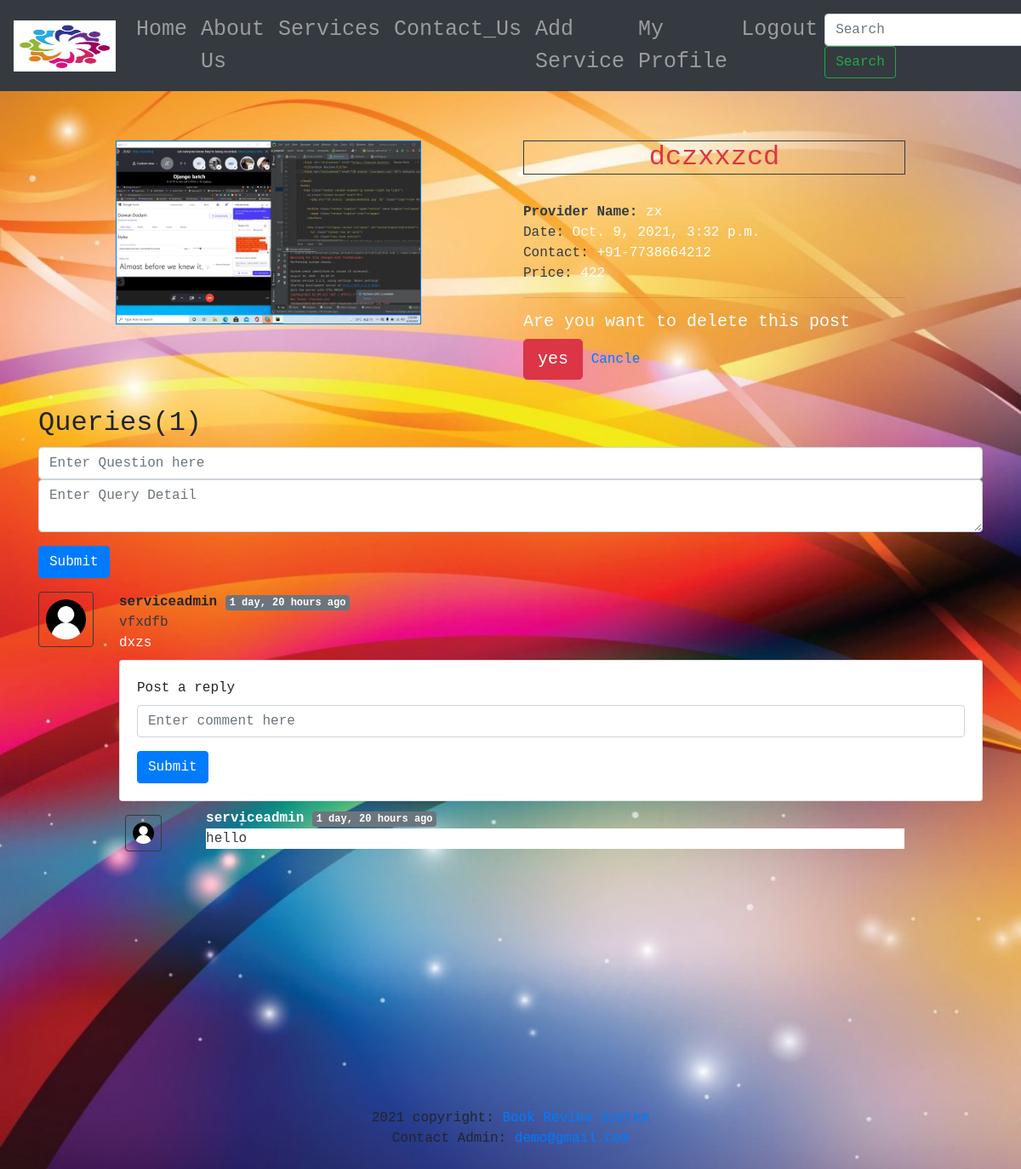
The app's page /xaz (signed in) with its own data.
### app/models.py (models this page shows, shortened)
class Post(models.Model):
    sno = models.AutoField(primary_key=True)
    name = models.CharField(max_length=255)
    provider = models.CharField(max_length=100)
    provider_contact=models.CharField(validators=[phone_regex],max_length=14,blank=True,default='+91-')
    slug = models.CharField(max_length=130)
    timeStamp = models.DateTimeField(blank=True,default=now)
    price = models.IntegerField(help_text="Price")
    cover = models.ImageField(null=True, blank=True, upload_to="cover_image/")

class PostQuery(models.Model):
    sno= models.AutoField(primary_key=True)
    query_type=models.CharField(max_length=50)
    query_detail=models.TextField(max_length=400)
    user=models.ForeignKey(User, on_delete=models.CASCADE)
    post=models.ForeignKey(Post, on_delete=models.CASCADE)
    parent=models.ForeignKey('self',on_delete=models.CASCADE, null=True )
    timestamp= models.DateTimeField(default=now)

### app/views.py (the view)
# urls.py: path('<str:slug>', views.servicePost, name="servicePost"),
@login_required()
def servicePost(request,slug):
    post=Post.objects.filter(slug=slug).first()
    comments=PostQuery.objects.filter(post=post,parent=None)
    replies=PostQuery.objects.filter(post=post).exclude(parent=None)
    if request.method=="POST":
        post.delete()
    replyDict={}
    for reply in replies:
        if reply.parent.sno not in replyDict.keys():
            replyDict[reply.parent.sno]=[reply]
        else:
            replyDict[reply.parent.sno].append(reply)
    context={"post":post,"comments":comments, 'user':request.user,'replyDict':replyDict}
    return render(request, "servicePost.html", context)

### app/templatetags/extras.py (called while the page is built)
@register.filter(name='get_val')
def get_val(dict, key):
    return dict.get(key)

### app/templates/servicePost.html (shortened to what this page needs)
{% extends 'base1.html' %}
{% load humanize %}
{% load extras %}
{% block content %}
<div class="container my-3 p-3 text-white" style="width:80%" xmlns="http://www.w3.org/1999/html">
    <div class="row align-items-start">
        <div class="col">
            {% if post.cover %}
                <img class="border border-primary" style="width: 80%; height: 18vw; object-fit: cover; "src="{{ post.cover.url }}" >
                <br>
            {% else %}
                <img class="border border-primary" style="width: 80%; height: 18vw; object-fit: cover; " src="static/images/user12.jpg" alt="user">
            {% endif %}
        </div>
        <div class="col " >
            <h2 class="blog-post-title text-danger border border-dark text-center" > {{post.name}}</h2><br>
            <strong><span class="text-dark">Provider Name: </span></strong><span>{{post.provider}}</a></span>
            <br>
            <span class="text-dark">Date: </span><span class="blog-post-meta ">{{post.timeStamp}}</span>
            <br>
            <span class="text-dark">Contact: </span><span>{{post.provider_contact}}</span>
            <br>
            <span class="text-dark">Price: </span><span>{{post.price}}</span>
            <hr>
            {% if user.is_superuser %}
            <form method="post">
                <h5>Are you want to delete this post</h5>
                <input type="submit" class="btn btn-lg btn-danger" value="yes">
                <a href="{% url 'serviceHome' %}">Cancle</a>
            </form>
            {% endif %}
        </div>
    </div>
</div>
<div class="container">
    <h2>Queries({{comments.count}})</h2>
    <form action="postComment" method="post">
        <div class="form-group">
            <input type="text" class="form-control" name="comment" placeholder="Enter Question here">
            <textarea type="" class="form-control" name="querydetail" placeholder="Enter Query Detail"></textarea>
        </div>
        <button type="submit" class="btn btn-primary">Submit</button>
    </form>
    {% for comment in comments %}
    <div class="row my-3 ">
        <div class="col-md-1 ">
            <img class="rounded mx-auto d-block w-100 p-2 border border-dark" src="/static/images/user.png" alt="user" ></div>
        <div class="col-md-11 ">
        <strong> {{comment.user.username}} </strong> <span class="badge badge-secondary" > {{comment.timestamp| naturaltime}}</span>
        <div class="text-dark">  {{comment.query_type}} </div>
        <div class="text-white">  {{comment.query_detail}} </div>
            <div class="reply mx-0">
                {% if user.is_superuser %}
                    <div id="replyBox{{comment.sno}}">
                        <div class="card card-body my-2">
                            <form action="postComment" method="post">
                                <div class="form-group">
                                    <label for="comment">Post a reply </label>
                                    <input type="text" class="form-control" name="comment" placeholder="Enter comment here">
                                </div>
                                <button type="submit" class="btn btn-primary">Submit</button>
                            </form>
                        </div>
                    </div>
                {% endif %}
                    <div class="replies my-2 text-white">
                        {% for reply in replyDict|get_val:comment.sno %}
                        <div class="row my-2">
                            <div class="col-md-1 ">
                                <img class="rounded mx-auto d-block w-75 my-2 border border-dark p-2" src="/static/images/user.png" alt="user">
                            </div>
                            <div class="col-md-11">
                                <div class="col-md-11 ">
                                    <strong> {{reply.user.username}} </strong> <span class="badge badge-secondary ">{{reply.timestamp| naturaltime}}</span>
                                    <div class="text-dark bg-white">{{reply.query_type}}</div>
                                </div>
                                <br>
                            </div>
                        </div>
                        {% endfor %}
                    </div>
                </div>
        </div>
    </div>
    {% endfor %}
</div>
{% endblock %}

### app/templates/base1.html (shortened to what this page needs)
{%  load static %}
<!doctype html>
<html lang="en">
  <head>
    <link rel="stylesheet" href="https://maxcdn.bootstrapcdn.com/bootstrap/4.0.0/css/bootstrap.min.css">
    <link rel="stylesheet" href="{% static 'css/main.css' %}">
  </head>
  <body style="background-image: url('static/images/backg.jpg');background-size:cover;">
    <nav class="navbar navbar-expand-lg navbar-dark bg-dark">
      <a class="navbar-brand" href="#">
        <img src="{% static 'images/img_1.png' %}" class="logo"></a>
      <div class="collapse navbar-collapse" id="navbarSupportedContent">
        <ul class="navbar-nav mr-auto">
          <li class="nav-item {% block homeactive %} {% endblock homeactive %}">
            <a class="nav-link" href="/">Home <span class="sr-only">(current)</span></a>
          </li>
            <li class="nav-item {% block aboutactive %} {% endblock aboutactive %}" >
              <a class="nav-link" href="{% url 'aboutUs' %}"><span >About Us</span></a>
            </li>
            <li class="nav-item {% block serviceactive %} {% endblock serviceactive %} ">
              <a class="nav-link" href="{% url 'serviceHome' %}">Services</a>
            </li>
            <li class="nav-item {% block contactactive %} {% endblock contactactive %}" >
              <a class="nav-link" href="{% url 'contact' %}">Contact_Us</a>
            </li>
            {% if user.is_authenticated %}
            <li class="nav-item {% block addactive %} {% endblock addactive %}" >
                    <a class="nav-link"  role="button" href="{% url 'serviceadd'  %}">Add Service</a>
                </li>
            {% endif %}
            {% if user.is_authenticated %}
            <li class="nav-item {% block profileactive %} {% endblock profileactive %} ">
              <a class="nav-link" href="/accounts/profile">My Profile</a>
            </li>
            {% endif %}
            {% if user.is_authenticated %}
              <li class="nav-item {% block logoutactive %} {% endblock logoutactive %} ">
                <a class="nav-link" href="/accounts/logout">Logout</a>
              </li>
            </ul>
          {% else %}
            <li class="nav-item {% block loginactive %} {% endblock loginactive %} ">
                <a class="nav-link" href="/accounts/login">Login</a>
            </li>
            {% endif %}
        <form action="{% url 'search' %}"  class="form-inline my-2 my-lg-0">
                <input class="form-control mr-sm-2" type="search" placeholder="Search" aria-label="Search" name="search" value="{{ search_text }}" minlength="3">
                <button class="btn btn-outline-success my-2 my-sm-0" type="submit">Search</button>
        </form>
      </div>
    </nav>
          <div class="container-fluid">
              <div class="alert alert-message">
              </div>
          </div>
    {% block content %}{% endblock %}
    <br><br><br><br><br><br><br><br><br><br>
        <footer class="page-footer font-small blue">
          <div class="footer-copyright text-center py-3">
            2021 copyright:
            <a href="#">Book Review System</a>
            <p>Contact Admin: <a href="mailto:demo@gmail.com">demo@gmail.com</a></p>
          </div>
        </footer>
  </body>
</html>

### app/static/css/main.css (style rules this page uses)
.navbar { min-height: 100px; font-size: 25px; }
.navbar-brand { font-size: 25px; }
.logo { width: 120px; height: 60px; }
body { font-family: monospace; background-color: #e6efe8; }
h1,h2,h3,h4,h5,h6 { font-color: blue; }

### records on screen
Post: cover (picture), name "dczxxzcd", provider "zx", timeStamp "Oct. 9, 2021, 3:32 p.m.", provider_contact "+91-7738664212", price "422"
PostQuery: user.username "serviceadmin", timestamp "1 day, 20 hours ago", query_type "vfxdfb", query_detail "dxzs"
PostQuery: user.username "serviceadmin", timestamp "1 day, 20 hours ago", query_type "hello"

### other values on screen
{{ comments.count }} "1"
